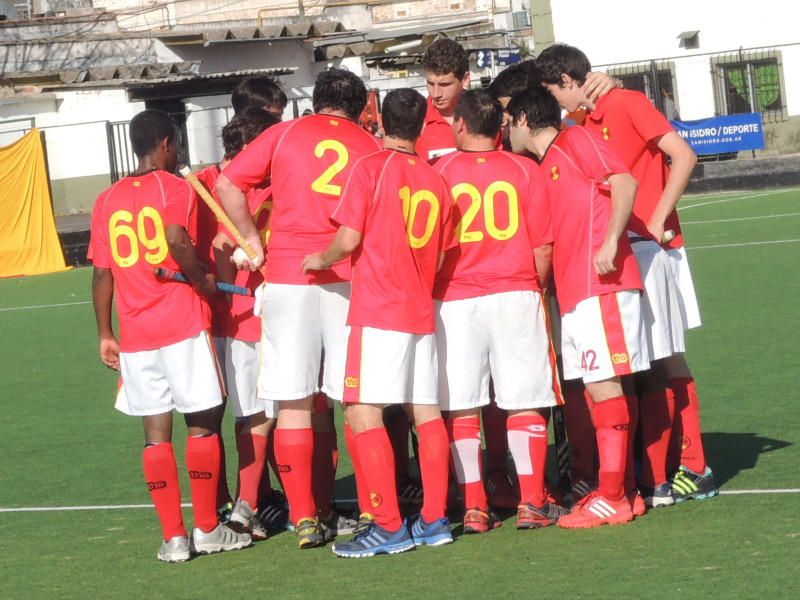
#> input picture codigo/imagenes/RSCN1018.JPG, 1600 x 1200 px (shown at 1/2 size)
$ python -i seguidores_rgb.py   (imports and definitions only)   (Python 2 division)   (older library calls are emulated)
#> lines starting #> are read from the running program, lines starting #| are printed output that depends on the picture; after the words box and inside, x2 and y2 are one past the last pixel; in counts of white or black regions, pixels touching at a corner belong together
#> further down, picture is the input picture: shape (1200, 1600, 3); mean B, G, R 114.6, 131.4, 168.4
#!/usr/bin/python
# -*- coding: utf-8 -*-

from __future__ import unicode_literals


import numpy as np
import cv2


from esquemas_seguimiento import SimpleFollowingSchema
from observar_seguimiento import (MuestraSeguimientoEnVivo, MuestraBusquedaEnVivo,
                                  GrabaSeguimientoEnArchivo)
from proveedores_de_imagenes import FramesAsVideo
from metodos_de_busqueda import *

from metodos_comunes import *


# [182 lines that did not run here, left out]


class CalculaMascaraPorColorNaranjaMixin(object):
    def calculate_mask(self, img):
        # Convert BGR to HSV
        hsv = cv2.cvtColor(img, cv2.COLOR_BGR2HSV)
#> hsv: shape (1200, 1600, 3); mean H, S, V 70.5, 92.7, 176.5

        # define range of orange color in HSV
        # HSV from OpenCV valid values: (H:0-180, S:0-255, V:0-255)
        # HSV from GIMP valid values: (H:0-360, S:0-100, V:0-100)
        H = 35 # Del GIMP
        S = 87 # Del GIMP
        V = 100 # Del GIMP
        lower_orange = np.array([int((H/2)-9), int(S*2.55/2), int(V*2.55/2)])
        upper_orange = np.array([int((H/2)+9), min(int(S*2.55)*2, 255), min(int(V*2.55)*2, 255)])


        # Threshold the HSV image to get only orange colors
        mask = cv2.inRange(hsv, lower_orange, upper_orange)
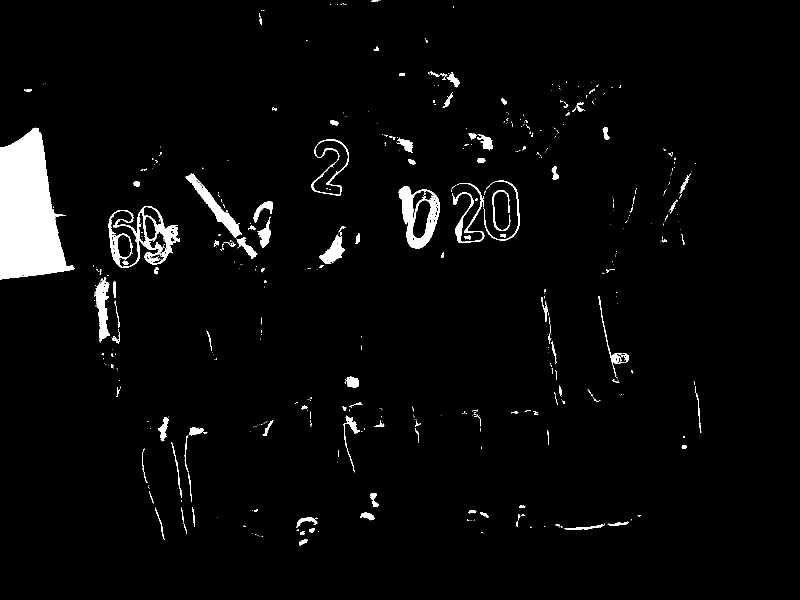
#> mask: shape (1200, 1600) (shown at 1/2 size); 3.3% white; 529 white regions (405 under 20 px), largest, box (x1, y1, x2, y2) and area: (0, 255, 150, 559) 29578, (217, 413, 360, 535) 5120, (797, 372, 880, 498) 4427

        # Uso transformaciones morfologicas para limpiar un poco la mascara
        # IMPORTANTE EL KERNEL. CON EL PRIMERO TERMINA MUY RAPIDO. CON LOS
        # OTROS DOS FUNCIONA MAS TIEMPO
        #kernel = np.ones((7,7), np.uint8)
        #kernel = cv2.getStructuringElement(cv2.MORPH_ELLIPSE,(6,6))
        kernel = cv2.getStructuringElement(cv2.MORPH_CROSS,(10,10))

        opening = cv2.morphologyEx(mask, cv2.MORPH_OPEN, kernel)
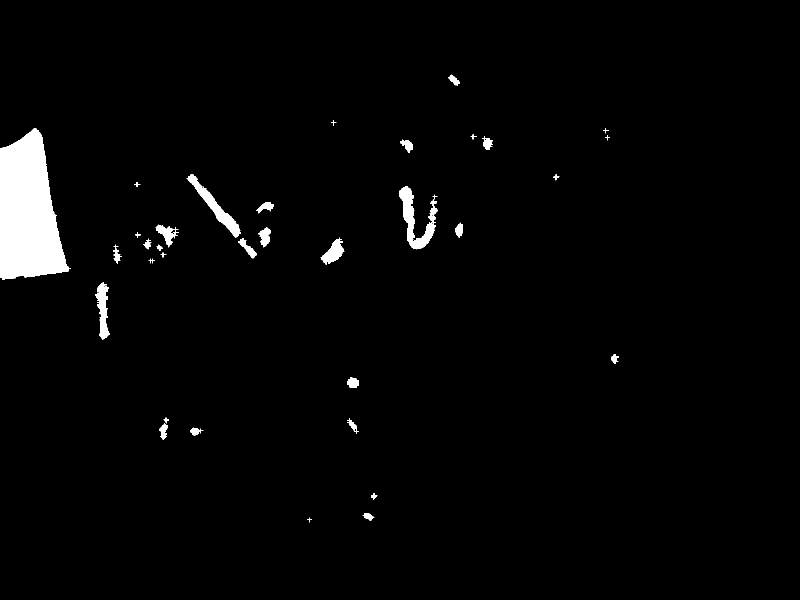
#> opening: shape (1200, 1600) (shown at 1/2 size); 2.3% white; 35 white regions (2 under 20 px), largest, box (x1, y1, x2, y2) and area: (0, 256, 142, 559) 29662, (798, 373, 875, 499) 3414, (373, 348, 482, 476) 2603
        closing = cv2.morphologyEx(opening, cv2.MORPH_CLOSE, kernel)
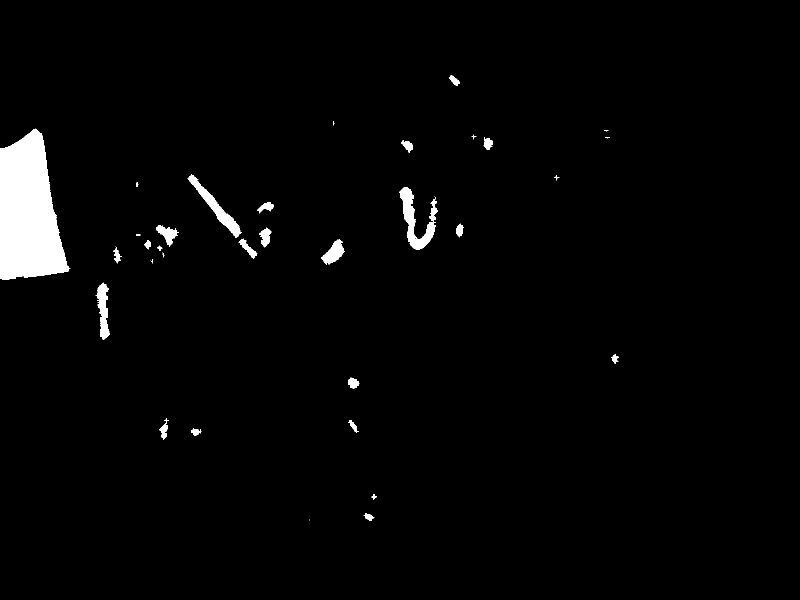
#> closing: shape (1200, 1600) (shown at 1/2 size); 2.3% white; 35 white regions (8 under 20 px), largest, box (x1, y1, x2, y2) and area: (0, 257, 141, 560) 29986, (799, 374, 876, 500) 3419, (375, 349, 483, 476) 2545

        return closing


class ComparacionPorDiferenciaCuadraticaMixin(object):
    #########################
    # Metodos de comparacion
    #########################
    def object_comparisson_base(self, img):
        return 2000

    def object_comparisson(self, roi):
        # Comparación simple: distancia euclideana
        return cv2.norm(roi, self.object_roi(), mask=self.object_mask())


class ComparacionPorCantidadDePixelesIgualesMixin(object):
    # [22 lines left out: functions object_comparisson_base, object_comparisson, not called in this run]


class DeteccionDePelotaNaranjaPorContornosMixin(object):
    #######################
    # Funcion de deteccion
    #######################
    # [50 lines left out: function detect, not called in this run]


class MatchingTemplateDetectionMixin(object):
    # [22 lines left out: function detect, not called in this run]


class CalculaHistogramaMixin(object):
    # [32 lines left out: function calculate_histogram, not called in this run]


class ComparacionDeHistogramasPorBhattacharyya(object):
    # [20 lines left out: functions saved_object_comparisson, object_comparisson_base, object_comparisson, not called in this run]


class CalculaSurfMixin(object):
    # [8 lines left out: function detect_features, not called in this run]


class ComparacionDeSurfMixin(object):

    def is_best_match(self, new_value, old_value):
        return new_value > old_value

    # [32 lines left out: functions object_comparisson_base, object_comparisson, not called in this run]


# [11 lines that did not run here, left out]


# [12 lines that did not run here, left out]


# [39 lines that did not run here, left out]


# [38 lines that did not run here, left out]


# [28 lines that did not run here, left out]


# [59 lines left out: functions seguir_pelota_monocromo, seguir_pelota_naranja, seguir_pelota_naranja_version2, seguir_pelota_naranja_version3, seguir_pelota_naranja_version4, seguir_pelota_naranja_version5 and 1 more, not called in this run]

# [2 lines not run here, left out]

>>> import cv2
>>> picture = cv2.imread('../../imagenes/RSCN1018.JPG')
>>> result = CalculaMascaraPorColorNaranjaMixin().calculate_mask(picture)
